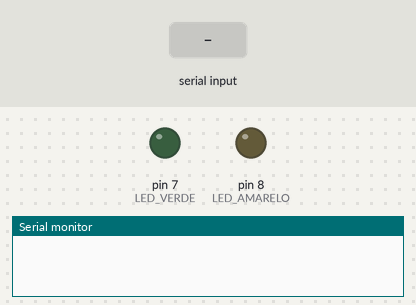
Recording of a sketch running on a simulated Arduino Uno, built with avr-gcc and run on an emulated ATmega328P. Parts: output pins drawn as LEDs (lit = HIGH), the last lines printed to the serial monitor. The test bench sets the inputs (shaded band).

Above: at 1.2 s.
1.3 s: byte 5 (5) received over Serial
At 1.7 s:
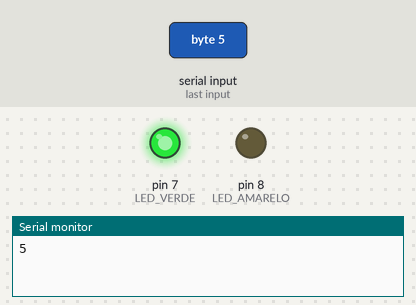
2.8 s: byte 7 (7) received over Serial
At 4.0 s:
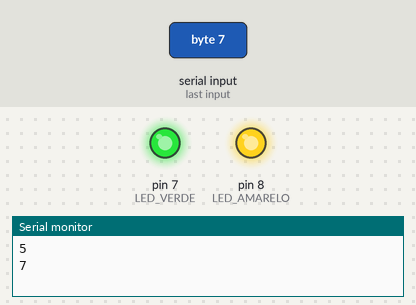
4.3 s: byte 6 (6) received over Serial
At 5.2 s:
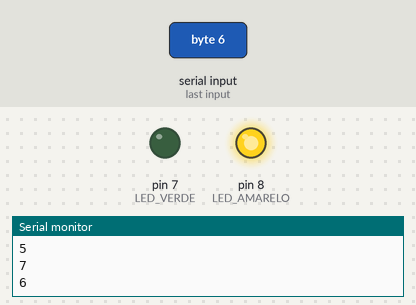
Timing chart, 0 to 7.3 s (numbered marks = the images above; inputs shaded):
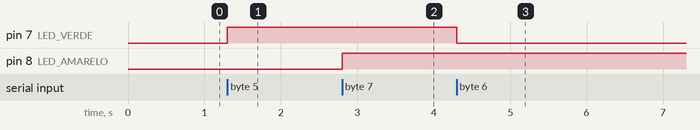

Measured:
- after the input at 1.3 s, pin 7 (LED_VERDE): LOW → HIGH at once
- after the input at 2.8 s, pin 8 (LED_AMARELO): LOW → HIGH at once
- after the input at 4.3 s, pin 7 (LED_VERDE): HIGH → LOW at once

The sketch:

Automa__o_Residencial_v01.ino
```cpp
#define LED_VERDE 7
#define LED_AMARELO 8
int comando = 0;

void setup() {
  Serial.begin(9600);
  pinMode(LED_VERDE, OUTPUT);
  pinMode(LED_AMARELO, OUTPUT);

}

void loop() {
  if (Serial.available()) {
    comando = Serial.read();
    Serial.println(comando);
  }
  switch (comando) {
    case 5:
    digitalWrite(LED_VERDE, HIGH);
      break;
    case 6:
    digitalWrite(LED_VERDE, LOW);
      break;
    case 7:
    digitalWrite(LED_AMARELO, HIGH);
      break;
    case 8:
    digitalWrite(LED_AMARELO, LOW);
      break;
  }
}
```
